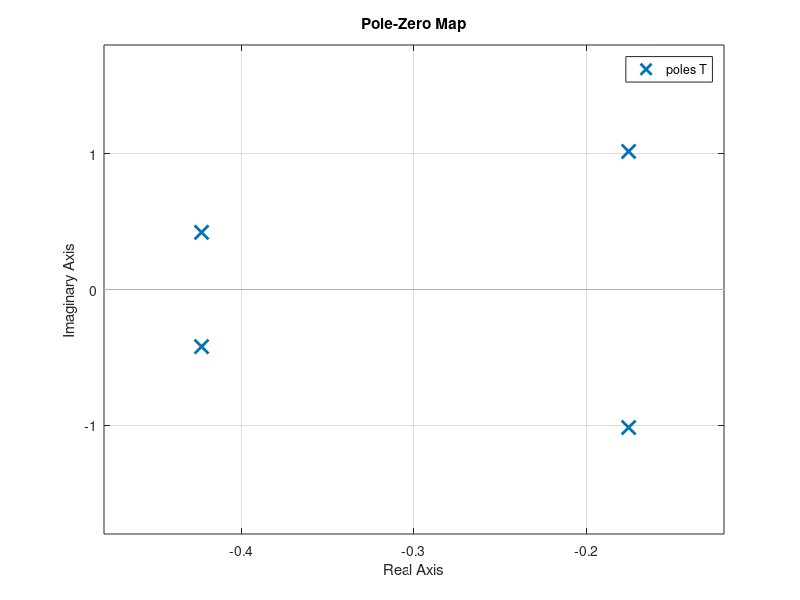
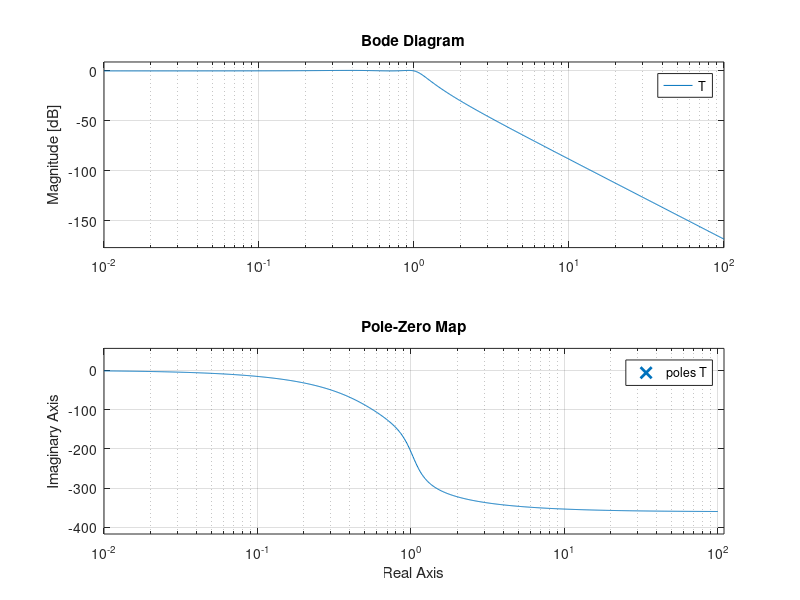
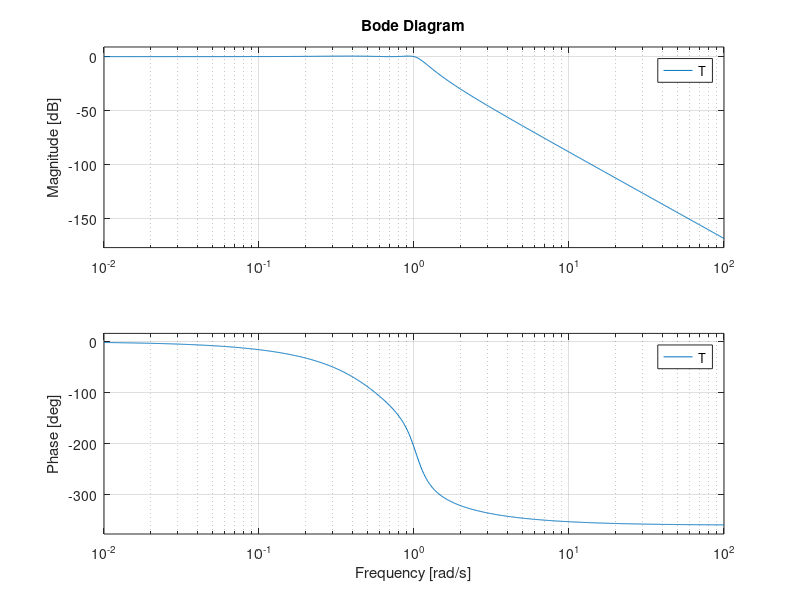

Write the MATLAB code that produced these figures, in order.
clc;close all;clear all;
%Given specifications:
%s=tf('s')
a_max=0.5;
a_min=18;
wp=1000;
ws=1400;
wns=ws/wp;
e=sqrt(power(10,(0.1*a_max))-1);
n=log(((10^(0.1*a_min)-1)/(10^(0.1*a_max-1)))^(0.5))/(log(wns+(wns^2-1)^(0.5)));
n = ceil(n)
a=(1/n)*asinh(1/e);
Den = 1;
for k=1:n
    sigma=-(sinh(a)*sin(((2*k-1)/(2*n))*pi))
    omega=cosh(a)*cos(((2*k-1)/(2*n))*pi)
    s1(k)=sigma + j*(omega)
    Den = conv(Den, [1, -s1(k)]);
end

Num = (Den(end))

T = tf(real(Num), real(Den))
pzmap(T)

figure
bode(T)
Num = (Den(end))

T = tf(real(Num), real(Den))
pzmap(T)

figure
bode(T)
